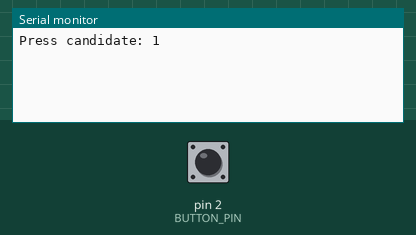
Simulated run of this sketch. Board: Arduino Uno, built with avr-gcc and run on an emulated ATmega328P. Shown: the last lines printed to the serial monitor. The inputs (shaded band) are chosen by the test bench; at power-on: pin 2 (BUTTON_PIN) HIGH.

Above: at 1.2 s.
1.3 s: pin 2 (BUTTON_PIN) pulled LOW for 0.15 s
At 1.9 s:
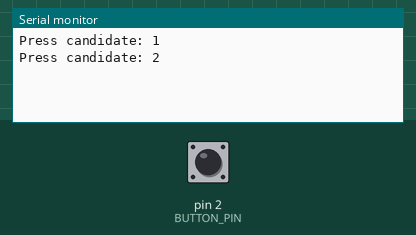
2.9 s: pin 2 (BUTTON_PIN) pulled LOW for 1 s
At 4.4 s:
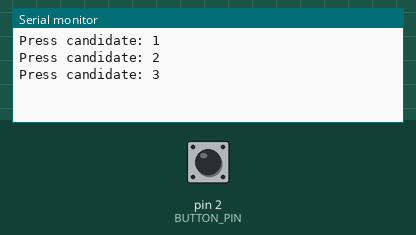
5.4 s: pin 2 (BUTTON_PIN) pulled LOW for 0.15 s
At 6.2 s:
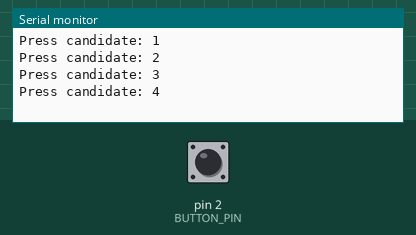
Timing chart, 0 to 8.4 s (numbered marks = the images above; inputs shaded):
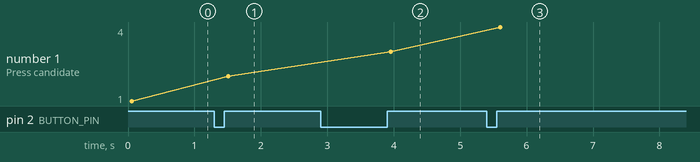

The sketch:

bounce_button_dasha.ino
```cpp
#define BUTTON_PIN 2
#define BOUNCE_TIME 5
#define TIMER_INTERVAL_TICK 10
#define BUTTON_PRESSED HIGH

volatile bool button_stable_state = false; // хранит статус последнего стабильного состояния кнопки
volatile bool report_to_user = false; // Флаг для передачи сообщения в серийную консоль
volatile int check_count = 0; // Счетчик для 10 проверок (5 мс)
volatile bool last_button_state = 0; // последнее состояние кнопки
bool current_state = 0; // текущее состояние кнопки
int count_click_button = 0; // колличество нажатий на кнопку (подтвержденных)

void setup() {
  pinMode(BUTTON_PIN, INPUT);
  Serial.begin(9600);
  noInterrupts(); // отключение всех прерываний для настройки таймера
  // обнуление регистров
  TCCR2A = 0;
  TCCR2B = 0;
  TCCR2A |= (1 << WGM21); // настойка на режим CTC (Clear Timer on Compare Match)
  OCR2A = 77;
  TCCR2B |= (1 << CS22) | (1 << CS21) | (1 << CS20); // пределитель 1024
  TIMSK2 |= (1 << OCIE2A); // включение прерывание по совпадению с регистром OCR2A
  interrupts(); // включение глобальных прерываний
}

void loop() {
  if(report_to_user) {
    Serial.print("Press candidate: ");
    Serial.println(count_click_button);
    report_to_user = false;
  }
}

ISR(TIMER2_COMPA_vect) {
  current_state = digitalRead(BUTTON_PIN);
  if(current_state == last_button_state) {
    if(check_count < TIMER_INTERVAL_TICK) {
      check_count++;
    } else {
      if(current_state != button_stable_state) {
        button_stable_state = current_state;
        if(button_stable_state == BUTTON_PRESSED) {
          report_to_user = true;
          count_click_button++;
        }
      }
    }
  } else {
    last_button_state = current_state;
    check_count = 0;
  }
}
```

Measured:
- after the input at 1.3 s, the serial monitor: prints a new line after 0.21 s (image 1)
- after the input at 2.9 s, the serial monitor: prints a new line after 1.1 s (image 2)
- after the input at 5.4 s, the serial monitor: prints a new line after 0.21 s (image 3)
- plotted number 1: 1 → 2 after the input at 1.3 s, 2 → 3 after the input at 2.9 s, 3 → 4 after the input at 5.4 s
